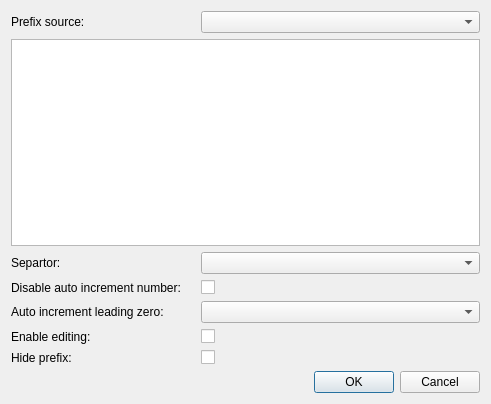
<?xml version="1.0" encoding="UTF-8"?>
<ui version="4.0">
    <class>CodeProperty</class>
    <widget class="QDialog" name="CodeProperty">
        <property name="geometry">
            <rect>
                <x>0</x>
                <y>0</y>
                <width>491</width>
                <height>404</height>
            </rect>
        </property>
        <property name="sizePolicy">
            <sizepolicy hsizetype="Expanding" vsizetype="Expanding">
                <horstretch>0</horstretch>
                <verstretch>0</verstretch>
            </sizepolicy>
        </property>
        <property name="windowTitle">
            <string>Auto Generated Code Property</string>
        </property>
        <layout class="QGridLayout" name="gridLayout">
            <item row="4" column="0" colspan="2">
                <widget class="QLabel" name="disable_auto_increment_lbl">
                    <property name="text">
                        <string>Disable auto increment number:</string>
                    </property>
                </widget>
            </item>
            <item row="0" column="0" colspan="2">
                <widget class="QLabel" name="label">
                    <property name="maximumSize">
                        <size>
                            <width>200</width>
                            <height>16777215</height>
                        </size>
                    </property>
                    <property name="text">
                        <string>Prefix source:</string>
                    </property>
                </widget>
            </item>
            <item row="6" column="0" colspan="2">
                <widget class="QLabel" name="enable_editing_lbl">
                    <property name="text">
                        <string>Enable editing:</string>
                    </property>
                </widget>
            </item>
            <item row="6" column="2">
                <widget class="QCheckBox" name="enable_editing_chk">
                    <property name="text">
                        <string/>
                    </property>
                </widget>
            </item>
            <item row="5" column="0" colspan="2">
                <widget class="QLabel" name="label_2">
                    <property name="text">
                        <string>Auto increment leading zero:</string>
                    </property>
                </widget>
            </item>
            <item row="4" column="2">
                <widget class="QCheckBox" name="disable_auto_increment_chk">
                    <property name="text">
                        <string/>
                    </property>
                    <property name="checked">
                        <bool>false</bool>
                    </property>
                </widget>
            </item>
            <item row="5" column="2" colspan="3">
                <widget class="QComboBox" name="leading_zero_cbo">
                    <property name="sizePolicy">
                        <sizepolicy hsizetype="Preferred" vsizetype="Maximum">
                            <horstretch>0</horstretch>
                            <verstretch>0</verstretch>
                        </sizepolicy>
                    </property>
                    <property name="minimumSize">
                        <size>
                            <width>249</width>
                            <height>0</height>
                        </size>
                    </property>
                </widget>
            </item>
            <item row="3" column="2" colspan="3">
                <widget class="QComboBox" name="separator_cbo">
                    <property name="minimumSize">
                        <size>
                            <width>249</width>
                            <height>0</height>
                        </size>
                    </property>
                </widget>
            </item>
            <item row="2" column="0" colspan="5">
                <widget class="QTableView" name="column_code_view">
                    <property name="dragEnabled">
                        <bool>true</bool>
                    </property>
                    <property name="dragDropOverwriteMode">
                        <bool>false</bool>
                    </property>
                    <property name="dragDropMode">
                        <enum>QAbstractItemView::InternalMove</enum>
                    </property>
                </widget>
            </item>
            <item row="0" column="2" colspan="3">
                <widget class="QComboBox" name="prefix_source_cbo">
                    <property name="sizePolicy">
                        <sizepolicy hsizetype="Expanding" vsizetype="Expanding">
                            <horstretch>0</horstretch>
                            <verstretch>0</verstretch>
                        </sizepolicy>
                    </property>
                    <property name="minimumSize">
                        <size>
                            <width>249</width>
                            <height>0</height>
                        </size>
                    </property>
                    <property name="maximumSize">
                        <size>
                            <width>16777215</width>
                            <height>22</height>
                        </size>
                    </property>
                    <property name="insertPolicy">
                        <enum>QComboBox::InsertAtTop</enum>
                    </property>
                </widget>
            </item>
            <item row="8" column="3" colspan="2">
                <widget class="QDialogButtonBox" name="buttonBox">
                    <property name="orientation">
                        <enum>Qt::Horizontal</enum>
                    </property>
                    <property name="standardButtons">
                        <set>QDialogButtonBox::Cancel|QDialogButtonBox::Ok</set>
                    </property>
                </widget>
            </item>
            <item row="8" column="0" colspan="3">
                <spacer name="horizontalSpacer">
                    <property name="orientation">
                        <enum>Qt::Horizontal</enum>
                    </property>
                    <property name="sizeHint" stdset="0">
                        <size>
                            <width>40</width>
                            <height>20</height>
                        </size>
                    </property>
                </spacer>
            </item>
            <item row="3" column="0" colspan="2">
                <widget class="QLabel" name="label_3">
                    <property name="text">
                        <string>Separtor:</string>
                    </property>
                </widget>
            </item>
            <item row="7" column="0" colspan="2">
                <widget class="QLabel" name="hide_prefix_lbl">
                    <property name="text">
                        <string>Hide prefix:</string>
                    </property>
                </widget>
            </item>
            <item row="7" column="2">
                <widget class="QCheckBox" name="hide_prefix_chk">
                    <property name="text">
                        <string/>
                    </property>
                </widget>
            </item>
        </layout>
    </widget>
    <resources/>
    <connections>
        <connection>
            <sender>buttonBox</sender>
            <signal>accepted()</signal>
            <receiver>CodeProperty</receiver>
            <slot>accept()</slot>
            <hints>
                <hint type="sourcelabel">
                    <x>248</x>
                    <y>254</y>
                </hint>
                <hint type="destinationlabel">
                    <x>157</x>
                    <y>274</y>
                </hint>
            </hints>
        </connection>
        <connection>
            <sender>buttonBox</sender>
            <signal>rejected()</signal>
            <receiver>CodeProperty</receiver>
            <slot>reject()</slot>
            <hints>
                <hint type="sourcelabel">
                    <x>316</x>
                    <y>260</y>
                </hint>
                <hint type="destinationlabel">
                    <x>286</x>
                    <y>274</y>
                </hint>
            </hints>
        </connection>
    </connections>
</ui>
